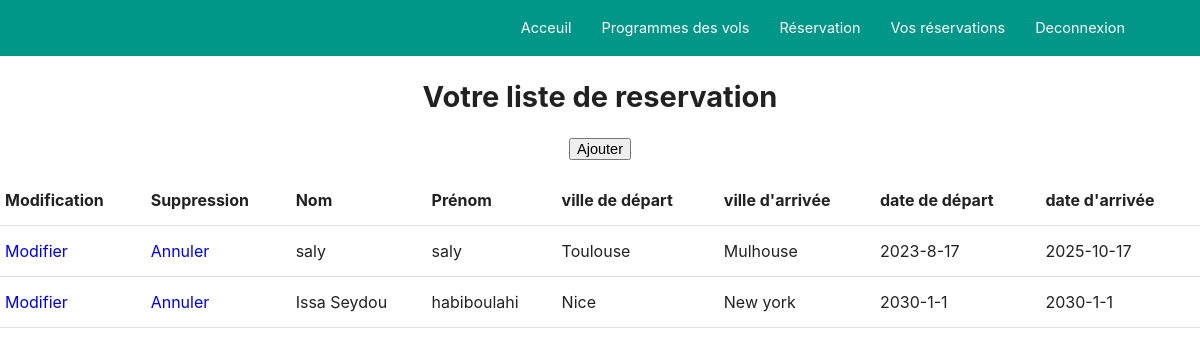
Page /frond-office/liste_reservation.php (signed in) on the committed database.
### tables this page shows
CREATE TABLE `reservation` (
  `id` int(11) NOT NULL,
  `nom` varchar(50) NOT NULL,
  `prenom` varchar(50) NOT NULL,
  `ville_dep` varchar(50) NOT NULL,
  `ville_arr` varchar(50) NOT NULL,
  `dat_dep` varchar(50) NOT NULL,
  `dat_arr` varchar(50) NOT NULL,
  `pseudo` varchar(50) NOT NULL
);

### frond-office/liste_reservation.php (the view, shortened to what this page needs)
<?php
if(isset($_SESSION['username'])){
	$login = $_SESSION['username'];
	include_once("../connexion_db/conn_db.php");
	include_once("navigation.php");
	$requete = "SELECT count(*) FROM reservation where pseudo ='".$login."'";
	$sql = mysqli_query($db,$requete);
	$ligne = mysqli_fetch_array($sql);
	$count = $ligne['count(*)'];
	if ($count != 0) {
		$sql = mysqli_query($db, "SELECT * FROM reservation where pseudo ='".$login."'") or die("Erreur dans la récupération des données : ". mysqli_error());
		function tableau($sql){
			echo "<table >
				<tr>
					<th>Modification</th>
					<th>Suppression</th>
		        		<th>Nom</th>
		        		<th>Prénom</th>
		        		<th>ville de départ</th>
		        		<th>ville d'arrivée</th>
		        		<th>date de départ</th>
		        		<th>date d'arrivée</th>
		    		</tr>";
			while ($ligne=mysqli_fetch_array($sql)) {
				extract($ligne);
				echo "<tr>
					<td><a href='fiche_reservation.php?id_reservation={$ligne["id"]}'>Modifier</a></td>
					<td><a href='../back-office/supprim_reservation.php?id_reservation={$ligne['id']}'>Annuler</a></td>
					<td>$nom</td>
					<td>$prenom</td>
					<td>$ville_dep</td>
					<td>$ville_arr</td>
					<td>$dat_dep</td>
					<td>$dat_arr</td>
				</tr>
				</tabl>";
			}
		}
	}else{
		function tableau(){
			echo "<h2>Vous n'avez pas de réservation en cour</h2";
		}
	}
}else{
	echo "Veuillez vous authentifer";
	header('location: form_authentification.php');
}
 ?>
 <!DOCTYPE html>
 <html>
 <head>
 	<link rel="stylesheet" type="text/css" href="../style.css">
 </head>
 <body>
 	<h1 align="center">Votre liste de reservation</h1>
	<form action="liste_reservation.php" method="POST">
    	 <div align="center">
    	 	<input type="submit" value="Ajouter" name="ajouter">
    	 </div>
    </form>
    	<?php
    		tableau($sql);
    	 ?>
 </body>
 </html>

### style.css (style rules this page uses)
body { margin:0 }
button,input,select { font-family:sans-serif;font-size:100%;line-height:1.15;margin:0 }
table,th,td { border:none }
table { width:100%;display:table;border-collapse:collapse;border-spacing:0 }
tr { border-bottom:1px solid rgba(0,0,0,0.12) }
td,th { padding:15px 5px;display:table-cell;text-align:left;vertical-align:middle;border-radius:2px }
a { text-decoration:none }
html { line-height:1.5;font-family:-apple-system,BlinkMacSystemFont,"Segoe UI",Roboto,Oxygen-Sans,Ubuntu,Cantarell,"Helvetica Neue",sans-serif;font-weight:normal;color:rgba(0,0,0,0.87) }
html { font-size:14.5px }

### rows in the picture
reservation: nom "saly", prenom "saly", ville_dep "Toulouse", ville_arr "Mulhouse", dat_dep "2023-8-17", dat_arr "2025-10-17"
reservation: nom "Issa Seydou", prenom "habiboulahi", ville_dep "Nice", ville_arr "New york", dat_dep "2030-1-1", dat_arr "2030-1-1"
